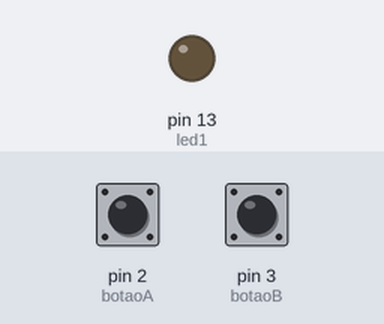
Simulated run of this sketch. Board: Arduino Uno, built with avr-gcc and run on an emulated ATmega328P. Shown: output pins drawn as LEDs (lit = HIGH). Dashed ring = blinking. The inputs (shaded band) are chosen by the test bench; at power-on: pin 2 (botaoA) HIGH, pin 3 (botaoB) HIGH. What the sketch prints to the serial monitor is not drawn.

Above: at 1.2 s.
1.3 s: pin 2 (botaoA) pulled LOW for 0.15 s
At 1.9 s:
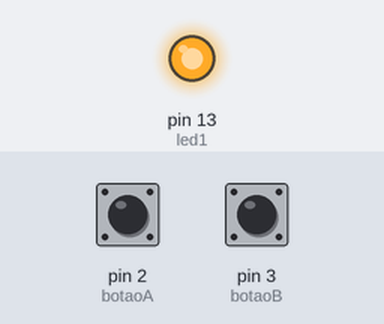
4.4 s: pin 3 (botaoB) pulled LOW for 0.15 s
At 5.4 s:
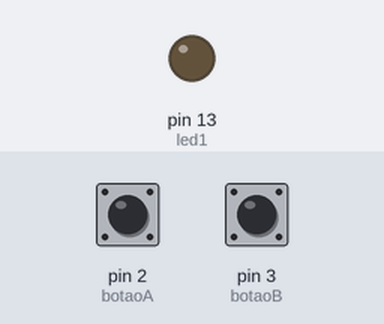
6.0 s: pin 2 (botaoA) pulled LOW for 1 s
At 6.7 s:
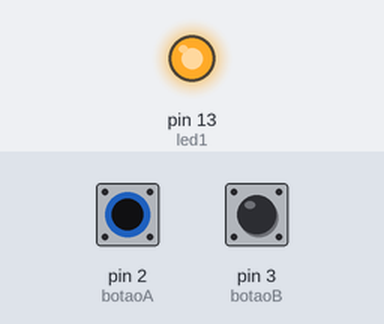
10.0 s: pin 2 (botaoA) pulled LOW for 3.2 s
At 16.1 s:
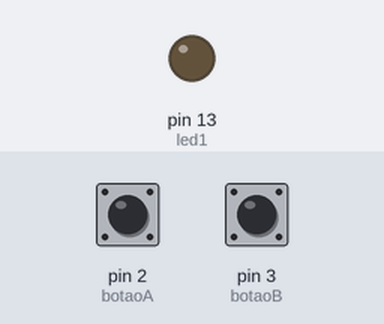
16.2 s: pin 2 (botaoA) driven LOW and pin 3 (botaoB) driven LOW
At 16.8 s:
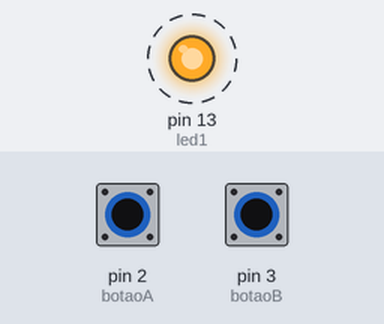
19.2 s: pin 2 (botaoA) pulsed HIGH 2 times (0.12 s each, 0.3 s apart)
Timing chart, 0 to 23.8 s (numbered marks = the images above; inputs shaded):
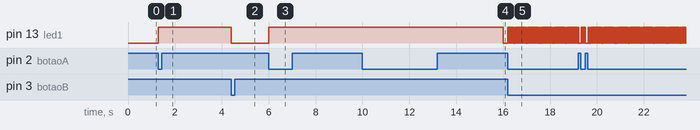

The sketch:

exercicio6.INO.ino
```cpp
const int botaoA = 2;
const int botaoB = 3;
const int led1   = 13;


bool ledAtivo        = false;
unsigned long tempoInicio = 0;
const unsigned long DURACAO = 5000;

void setup() {
  pinMode(botaoA, INPUT_PULLUP);
  pinMode(botaoB, INPUT_PULLUP);
  pinMode(led1, OUTPUT);
  Serial.begin(9600);
}

void loop() {
  bool pressionouA = digitalRead(botaoA) == LOW;
  bool pressionouB = digitalRead(botaoB) == LOW;


  if (pressionouA && !ledAtivo) {
    ledAtivo = true;
    tempoInicio = millis();
    digitalWrite(led1, HIGH);
    Serial.println("LED ligado — 5 segundos iniciados.");
  }


  if (pressionouB && ledAtivo) {
    ledAtivo = false;
    digitalWrite(led1, LOW);
    Serial.println("Cancelado pelo Botão B!");
  }


  if (ledAtivo && (millis() - tempoInicio >= DURACAO)) {
    ledAtivo = false;
    digitalWrite(led1, LOW);
    Serial.println("Tempo esgotado — LED apagado.");
  }
}
```

Measured:
- after the input at 1.3 s, pin 13 (led1): LOW → HIGH at once
- after the input at 4.4 s, pin 13 (led1): HIGH → LOW at once
- after the input at 6.0 s, pin 13 (led1): LOW → HIGH at once
- after the input at 10.0 s, pin 13 (led1): HIGH → LOW after 6.0 s instead of 1.0 s
- after the input at 16.2 s, pin 13 (led1): alternates HIGH for 0.04 s and LOW for 0.03 s, starting at once
